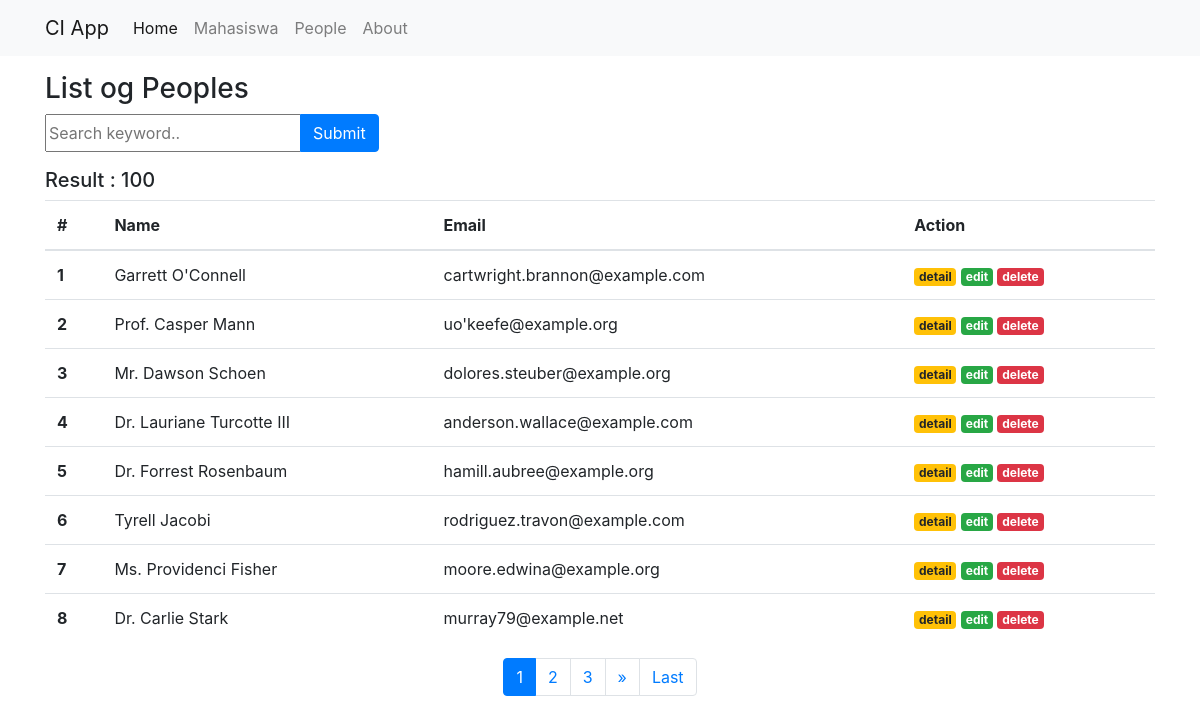
/index.php/peoples, run on the app's committed database.
### tables this page shows
CREATE TABLE `peoples` (
  `id` int(9) UNSIGNED NOT NULL,
  `name` varchar(100) NOT NULL,
  `addres` varchar(255) NOT NULL,
  `email` varchar(100) NOT NULL
);

### application/controllers/Peoples.php (called while the page is built, shortened)
<?php
class Peoples extends CI_Controller{
	public function index(){
		$data['judul'] = 'List of People';
		$this->load->model('Peoples_model','peoples');
		$this->load->library('pagination');
		if ($this->input->post('submit')) {
			$data['keyword'] = $this->input->post('keyword');
			$this->session->set_userdata('keyword', $data['keyword']);
		} else{
			$data['keyword'] = $this->session->userdata('keyword');
		}
		$this->db->like('name',$data['keyword']);
		$this->db->or_like('email',$data['keyword']);
		$this->db->from('peoples');
		$config['total_rows'] = $this->db->count_all_results();
		$data['total_rows'] = $config['total_rows'];
		$config['per_page'] = 8;
		$data['start'] = $this->uri->segment(3);
		$data['peoples'] = $this->peoples->getPeoples($config['per_page'],$data['start'],$data['keyword']);
		$this->load->view('templates/header', $data);
		$this->load->view('peoples/index', $data);
		$this->load->view('templates/footer');
	}
}
 ?>

### index.php (called while the page is built, shortened)
<?php
require_once BASEPATH.'core/CodeIgniter.php';

### application/config/config.php (called while the page is built, shortened)
<?php
$config['base_url'] = 'http://localhost/173040030/ci-app/';
$config['index_page'] = '';
$config['uri_protocol']	= 'REQUEST_URI';
$config['url_suffix'] = '';
$config['language']	= 'english';
$config['charset'] = 'UTF-8';
$config['enable_hooks'] = FALSE;
$config['subclass_prefix'] = 'MY_';
$config['composer_autoload'] = FALSE;
$config['permitted_uri_chars'] = 'a-z 0-9~%.:_\-';
$config['enable_query_strings'] = FALSE;
$config['controller_trigger'] = 'c';
$config['function_trigger'] = 'm';
$config['directory_trigger'] = 'd';
$config['allow_get_array'] = TRUE;
$config['log_threshold'] = 0;
$config['log_path'] = '';
$config['log_file_extension'] = '';
$config['log_file_permissions'] = 0644;
$config['log_date_format'] = 'Y-m-d H:i:s';
$config['error_views_path'] = '';
$config['cache_path'] = '';
$config['cache_query_string'] = FALSE;
$config['encryption_key'] = '';
$config['sess_driver'] = 'files';
$config['sess_cookie_name'] = 'ci_session';
$config['sess_expiration'] = 7200;
$config['sess_save_path'] = NULL;
$config['sess_match_ip'] = FALSE;
$config['sess_time_to_update'] = 300;
$config['sess_regenerate_destroy'] = FALSE;
$config['cookie_prefix']	= '';
$config['cookie_domain']	= '';
$config['cookie_path']		= '/';
$config['cookie_secure']	= FALSE;
$config['cookie_httponly'] 	= FALSE;
$config['standardize_newlines'] = FALSE;
$config['global_xss_filtering'] = FALSE;
$config['csrf_protection'] = FALSE;
$config['csrf_token_name'] = 'csrf_test_name';
$config['csrf_cookie_name'] = 'csrf_cookie_name';
$config['csrf_expire'] = 7200;
$config['csrf_regenerate'] = TRUE;
$config['csrf_exclude_uris'] = array();
$config['compress_output'] = FALSE;
$config['time_reference'] = 'local';
$config['rewrite_short_tags'] = FALSE;
$config['proxy_ips'] = '';

### application/models/Peoples_model.php (called while the page is built, shortened)
<?php
	class Peoples_model extends CI_Model{
		public function getPeoples($limit,$start,$keyword = null){
			return $this->db->get('peoples', $limit,$start)->result_array();
		}
	}
 ?>

### application/views/peoples/index.php (the view, shortened to what this page needs)
<div class="container">
	<h3 class="mt-3">List og Peoples</h3>
	<div class="row">
		<div class="col-md-5">
			<form action="<?= base_url('peoples'); ?>" method="post">
				<div class="input-group mb-3">
					<input type="text" placeholder="Search keyword.." name="keyword" autocomplete="off" autofocus>
					<div class="input-group-append">
						<input class="btn btn-primary" type="submit" name="submit">
					</div>
				</div>
			</form>
		</div>
	</div>
	<div class="row">
		<div class="col-md">
			<h5>Result : <?= $total_rows; ?></h5>
			<table class="table">
				<thead>
					<tr>
						<th>#</th>
						<th>Name</th>
						<th>Email</th>
						<th>Action</th>
					</tr>
				</thead>
				<tbody>
					<?php foreach($peoples as $people): ?>
						<tr>
							<th><?= ++$start; ?></th>
							<td><?= $people['name']; ?></td>
							<td><?= $people['email']; ?></td>
							<td>
								<a href="" class="badge badge-warning">detail</a>
								<a href="" class="badge badge-success">edit</a>
								<a href="" class="badge badge-danger">delete</a>
							</td>
						</tr>
					<?php endforeach; ?>
				</tbody>
			</table>
				<?= $this->pagination->create_links(); ?>
		</div>
	</div>
</div>

### application/config/pagination.php (shortened to what this page needs)
<?php
$config['base_url'] = 'http://localhost/173040030/ci-app/peoples/index';
$config['num_link'] = 5;
$config['full_tag_open'] = '<nav><ul class="pagination justify-content-center">';
$config['full_tag_close'] = '</ul></nav>';
$config['firt_link'] = 'First';
$config['first_tag_open'] = '<li class="page-item">';
$config['first_tag_close'] = '</li>';
$config['last_link'] = 'Last';
$config['last_tag_open'] = '<li class="page-item">';
$config['last_tag_close'] = '</li>';
$config['next_link'] = '&raquo';
$config['next_tag_open'] = '<li class="page-item">';
$config['next_tag_close'] = '</li>';
$config['cur_tag_open'] = '<li class="page-item active"><a class="page-link" href="#">';
$config['cur_tag_close'] = '</a></li>';
$config['num_tag_open'] = '<li class="page-item" >';
$config['num_tag_close'] = '</li>';
 ?>

### application/views/templates/header.php (shortened to what this page needs)
<!doctype html>
<html lang="en">
  <head>
    <link rel="stylesheet" href="https://stackpath.bootstrapcdn.com/bootstrap/4.3.1/css/bootstrap.min.css">
  </head>
  <body>
        <nav class="navbar navbar-expand-lg navbar-light bg-light">
          <div class="container">
          <a class="navbar-brand" href="#">CI App</a>
          <div class="collapse navbar-collapse" id="navbarNavAltMarkup">
            <div class="navbar-nav">
              <a class="nav-item nav-link active" href="<?= base_url(); ?>">Home <span class="sr-only">(current)</span></a>
              <a class="nav-item nav-link" href="<?= base_url(); ?>mahasiswa">Mahasiswa</a>
               <a class="nav-item nav-link" href="<?= base_url(); ?>peoples">People</a>
              <a class="nav-item nav-link" href="#">About</a>
            </div>
          </div>
          </div>
      </nav>

### application/views/templates/footer.php (shortened to what this page needs)
  </body>
</html>

### data on the page
peoples: name "Garrett O'Connell", email "cartwright.brannon@example.com"
peoples: name "Prof. Casper Mann", email "uo'keefe@example.org"
peoples: name "Mr. Dawson Schoen", email "dolores.steuber@example.org"
peoples: name "Dr. Lauriane Turcotte III", email "anderson.wallace@example.com"
peoples: name "Dr. Forrest Rosenbaum", email "hamill.aubree@example.org"
peoples: name "Tyrell Jacobi", email "rodriguez.travon@example.com"
peoples: name "Ms. Providenci Fisher", email "moore.edwina@example.org"
peoples: name "Dr. Carlie Stark", email "murray79@example.net"

### other printed values
$total_rows "100"
$this->pagination->create_links() "1 2 3 » Last"
